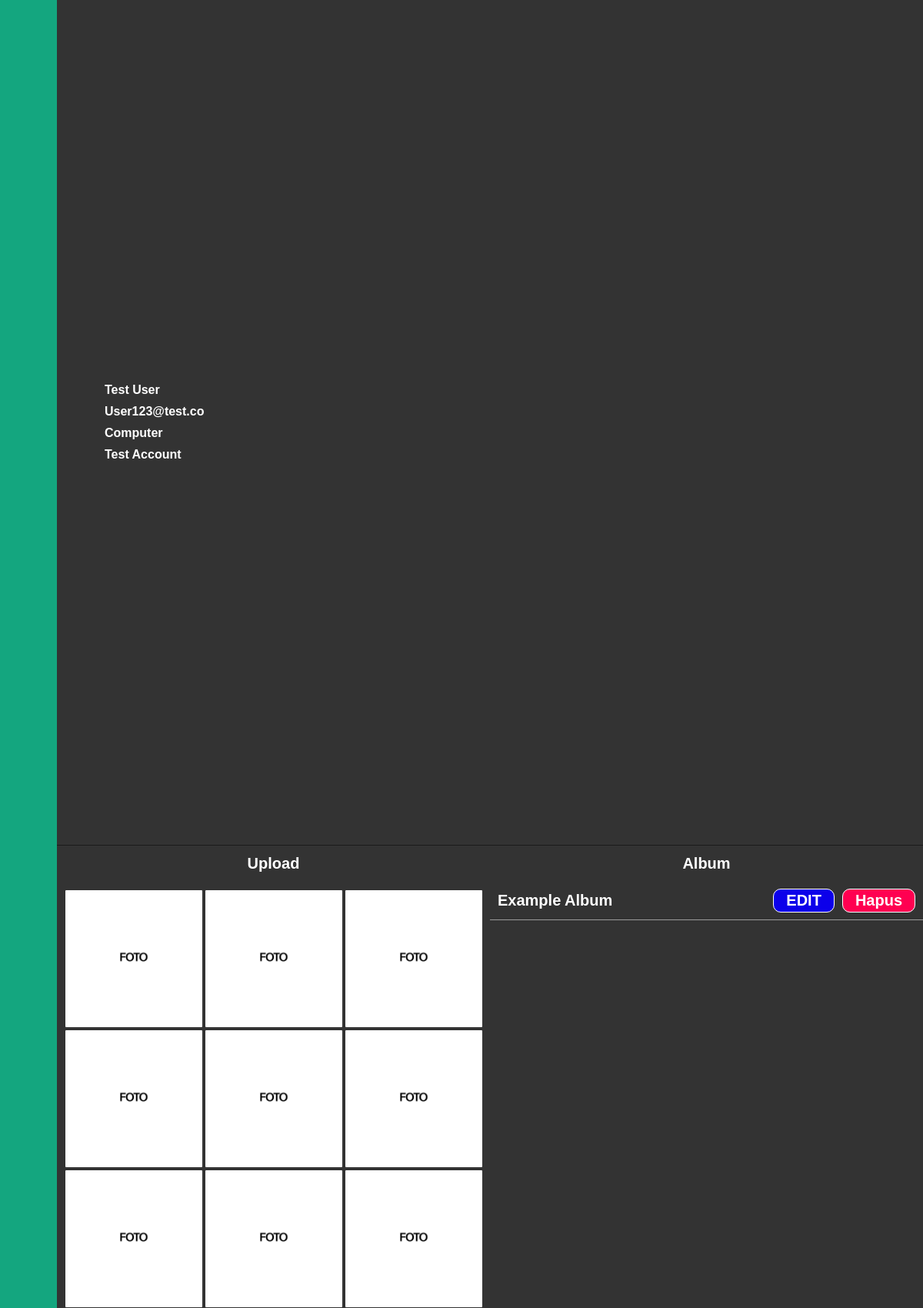
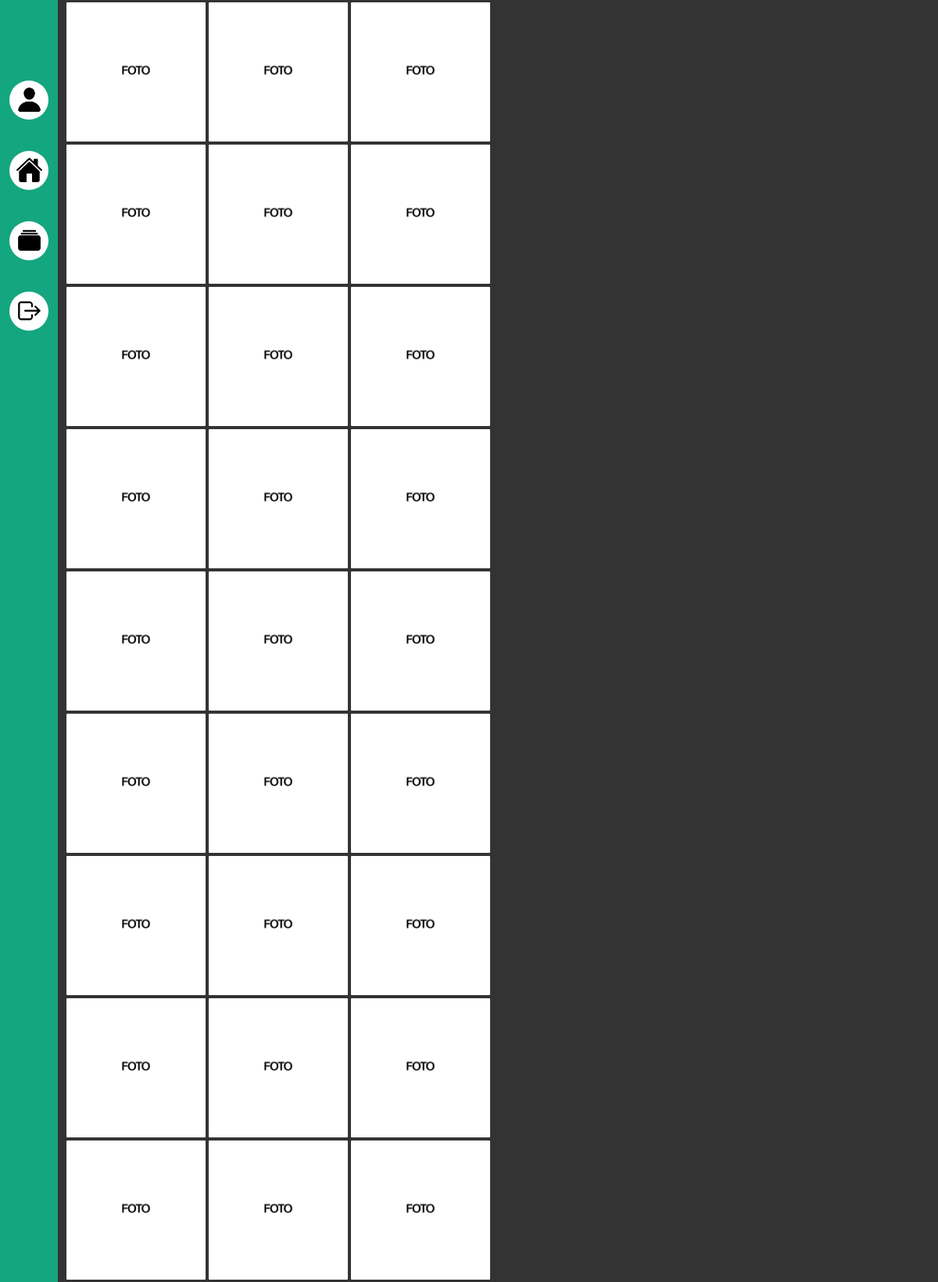
The app's page /profile.php (signed in, upper part) with its own data (2 pictures, top to bottom).
### tables this page shows
CREATE TABLE `user` (
  `UserID` int(11) NOT NULL,
  `username` varchar(255) NOT NULL,
  `password` varchar(255) NOT NULL,
  `Email` varchar(255) NOT NULL,
  `NamaLengkap` varchar(255) NOT NULL,
  `alamat` text NOT NULL
);

CREATE TABLE `foto` (
  `IdFoto` int(11) NOT NULL,
  `JudulFoto` varchar(255) NOT NULL,
  `DeskripsiFoto` text NOT NULL,
  `TanggalUnggah` date NOT NULL,
  `LokasiFile` varchar(255) NOT NULL,
  `AlbumID` int(11) NOT NULL,
  `UserID` int(11) NOT NULL
);

CREATE TABLE `album` (
  `AlbumID` int(11) NOT NULL,
  `NamaAlbum` varchar(255) NOT NULL,
  `Deskripsi` text NOT NULL,
  `TanggalDibuat` date NOT NULL,
  `UserID` int(11) NOT NULL
);

### profile.php (the view, shortened to what this page needs)
<?php
require_once 'include/header.php';
$id = $_SESSION['UserID'];
?>
<div class="ProfileContainer">
    <?php
    $query = $connect->query("SELECT * FROM user WHERE UserID = '$id'");
        if($query->num_rows > 0){
            while($row = $query->fetch_assoc()){
                $Username = $row["username"];
                $Email = $row["Email"];
                $Alamat = $row["alamat"];
                $NamaLengkap = $row["NamaLengkap"];
    ?>
    <?php
                }
        }
    ?>
    <div class="ProfileInfo">
        <h2 class="ProfileData"><?php echo $Username; ?></h2>
        <h2 class="ProfileData"><?php echo $Email; ?></h2>
        <h2 class="ProfileData"><?php echo $Alamat; ?></h2>
        <h2 class="ProfileData"><?php echo $NamaLengkap; ?></h2>
    </div>
    </div>
<div class="Titles">
    <h2 class="Title">Upload</h2>
    <h2 class="Title">Album</h2>
</div>
<main class="PhotoAlbumContainer">
    <div class="UserPhoto">
    <?php
    $query = $connect->query("SELECT * FROM foto WHERE UserID = '$id' ORDER BY TanggalUnggah DESC");
        if($query->num_rows > 0){
            while($row = $query->fetch_assoc()){
                $imageID = $row["IdFoto"];
                $Judul = $row["JudulFoto"];
                $Deskripsi = $row["DeskripsiFoto"];
                $imageData = 'uploads/'.$row["LokasiFile"];
                $TanggalUnggah = $row["TanggalUnggah"];
                $AlbumID = $row["AlbumID"];
    ?>
        <img class="ImageItem" src="<?php echo $imageData; ?>" alt="" onclick="linker3('dialog3'); LoadDataPhoto(this)"  data-albumid="<?php echo $AlbumID; ?>" data-idfoto="<?php echo $imageID; ?>" data-judul="<?php echo $Judul; ?>" data-deskripsi="<?php echo $Deskripsi; ?>" data-tanggalunggah="<?php echo $TanggalUnggah; ?>" data-userid="<?php echo $id; ?>"/>
    <?php
                }
        }else{
    ?>
        <br>
        <br>
            <strong>Tidak Ada Foto</strong>
    <?php
        }
    ?>
    </div>
    <div class="UserAlbum">
    <?php
    $query = $connect->query("SELECT * FROM album WHERE UserID = '$id' ORDER BY TanggalDibuat DESC");
        if($query->num_rows > 0){
            while($row = $query->fetch_assoc()){
                $AlbumID = $row["AlbumID"];
                $NamaAlbum = $row["NamaAlbum"];
                $Deskripsi = $row["Deskripsi"];
                $TanggalDibuat = $row["TanggalDibuat"];
                $UserID = $row["UserID"];
    ?>
        <div class="Album">
            <h2 class="NamaAlbum"><?php echo $NamaAlbum; ?></h2>
            <button class="EditButton" onclick="linker3('dialoge'); LoadEditAlbum(this)" data-albumid="<?php echo $AlbumID; ?>" data-namaalbum="<?php echo $NamaAlbum; ?>" data-deskripsi="<?php echo $Deskripsi; ?>" data-tanggaldibuat="<?php echo $TanggalDibuat; ?>" data-userid="<?php echo $UserID; ?>">EDIT</button>
            <button class="DeleteButton"><a href="action/act_delete.php?DeleteAlbumID=<?php echo $AlbumID;?>" onclick="return confirm('Apakah anda yakin menghapus Album <?=$NamaAlbum?>?')">Hapus</a></button>
        </div>
    <?php
                }
        }else{
    ?>
        <br>
        <br>
            <strong>Tidak Ada Album</strong>
    <?php
        }
    ?>
    </div>
</main>
<?php
require_once 'include/footer.php';
?>

### asset/css/universal.css (style rules this page uses)
* { font-family: 'Poppins', sans-serif; text-decoration: none; font-size: 16px; font-weight: 550; margin: 0; padding: 0; box-sizing: border-box; max-width: 100vw; color: var(--text); }
:root { --text: rgb(255, 255, 255); --background: rgb(51, 51, 51); --primary: #14a67f; --secondary: rgb(38, 175, 13); --tertiary: rgb(11, 178, 186); --accent: rgb(207, 174, 8); }
body { width: auto; height: 100%; max-height: 100vh; display: flex; flex-direction: column; background: var(--background); }
main { width: 100%; height: auto; display: flex; flex-direction: column; flex-wrap: wrap; }
.ImageItem { width: calc(15vw - 1px); height: auto; aspect-ratio: 1/1; border: solid 1px transparent; border-radius: 2px; box-sizing: border-box; }
.Album { width: 100%; max-width: 100%; padding: 4px 10px; display: flex; border-bottom: 1px solid rgb(154, 154, 154); gap: 10px; }
.NamaAlbum, .TanggalDibuat, .EditButton { font-size: 20px; }
.NamaAlbum { margin: 9px auto 9px 0; }
.ProfileContainer { margin: 0; padding: 0 0 0 80px; width: 100%; min-height: 28vh; border-bottom: 1px solid rgb(27, 27, 27); display: flex; align-items: center; justify-content: center; gap: 3%; }
.ProfileInfo { margin: auto auto auto 5%; width: auto; max-width: 50%; height: auto; display: flex; flex-direction: column; gap: 10px; }
.EditButton { margin: auto 0; padding: 3px 16px; width: auto; height: auto; border-radius: 10px; text-decoration: none; transition: 0.3s; color: var(--text); border: 1px solid var(--text); border-radius: 10px; background: #0c00ea; display: flex; align-items: center; justify-content: center; cursor: pointer; }
.DeleteButton { margin: auto 0; width: auto; height: auto; border-radius: 10px; text-decoration: none; transition: 0.3s; color: var(--text); border: 1px solid var(--text); border-radius: 10px; background: rgb(255, 0, 81); display: flex; align-items: center; justify-content: center; cursor: pointer; }
.DeleteButton a { margin: 0; padding: 3px 16px; width: 100%; height: 100%; font-size: 20px; transition: 0.3s; border: none; }
.PhotoAlbumContainer { margin: 0; padding: 0 0 0 74px; width: 100%; height: auto; display: flex; flex-direction: row; flex-wrap: wrap; border: none; }
.Titles { width: 100%; padding: 0 0 0 74px; height: auto; display: flex; }
.Title { margin: 12px 0; text-align: center; font-size: 20px; width: 50%; }
.UserPhoto { margin: 10px auto 0 auto; padding: 0; width: auto; height: auto; max-width: 50%; max-height: 64vh; overflow-y: auto; border: none; display: flex; align-items: center; justify-content: center; flex-wrap: wrap; gap: 2px; }
.UserPhoto .ImageItem { width: 15vw; height: auto; aspect-ratio: 1/1; border: solid 1px transparent; border-radius: 2px; box-sizing: border-box; }
.UserAlbum { padding: 0; width: 50%; max-width: 50%; height: auto; max-height: 64vh; border: none; border-radius: 15px; display: flex; flex-direction: column; overflow-y: auto; gap: 2px; }

### records on screen
user: username "Test User", Email "User123@test.co", alamat "Computer", NamaLengkap "Test Account"
foto: LokasiFile+JudulFoto (picture)
foto: LokasiFile+JudulFoto (picture)
foto: LokasiFile+JudulFoto (picture)
foto: LokasiFile+JudulFoto (picture)
foto: LokasiFile+JudulFoto (picture)
foto: LokasiFile+JudulFoto (picture)
foto: LokasiFile+JudulFoto (picture)
foto: LokasiFile+JudulFoto (picture)
foto: LokasiFile+JudulFoto (picture)
foto: LokasiFile+JudulFoto (picture)
foto: LokasiFile+JudulFoto (picture)
foto: LokasiFile+JudulFoto (picture)
foto: LokasiFile+JudulFoto (picture)
foto: LokasiFile+JudulFoto (picture)
foto: LokasiFile+JudulFoto (picture)
foto: LokasiFile+JudulFoto (picture)
foto: LokasiFile+JudulFoto (picture)
foto: LokasiFile+JudulFoto (picture)
foto: LokasiFile+JudulFoto (picture)
foto: LokasiFile+JudulFoto (picture)
foto: LokasiFile+JudulFoto (picture)
foto: LokasiFile+JudulFoto (picture)
foto: LokasiFile+JudulFoto (picture)
foto: LokasiFile+JudulFoto (picture)
foto: LokasiFile+JudulFoto (picture)
foto: LokasiFile+JudulFoto (picture)
foto: LokasiFile+JudulFoto (picture)
foto: LokasiFile+JudulFoto (picture)
foto: LokasiFile+JudulFoto (picture)
foto: LokasiFile+JudulFoto (picture)
foto: LokasiFile+JudulFoto (picture)
foto: LokasiFile+JudulFoto (picture)
foto: LokasiFile+JudulFoto (picture)
foto: LokasiFile+JudulFoto (picture)
foto: LokasiFile+JudulFoto (picture)
foto: LokasiFile+JudulFoto (picture)
album: NamaAlbum "Example Album"
